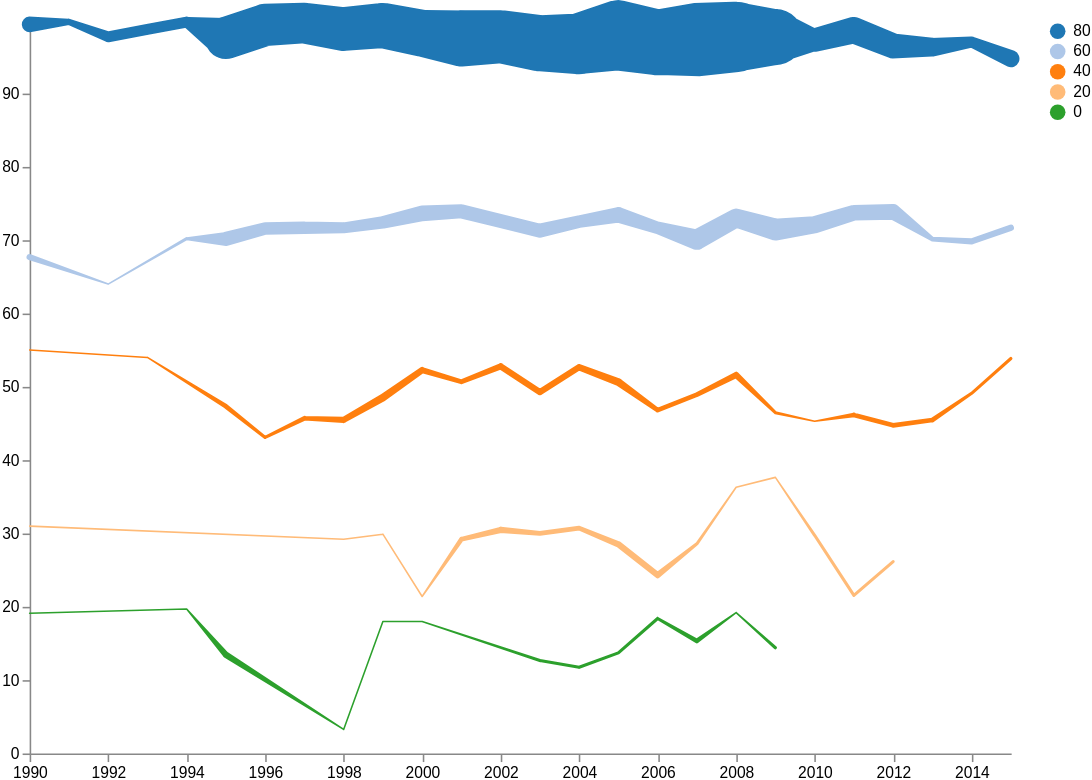

Write the Vega-Lite specification saved for this chart.
### Vega specification from a JSON file in a GitHub repository (floating-point values rounded to 4 significant figures; data arrays with more than 128 entries replaced by an {"elided": "..."} marker saying what was removed)
{"$schema": "https://vega.github.io/schema/vega/v3.0.json", "width": 700, "height": 500, "autosize": {"type": "fit", "resize": true, "contains": "padding"}, "data": [{"name": "source", "values": {"elided": "958 records"}}, {"name": "table", "source": "source", "transform": [{"type": "formula", "expr": "1", "as": "quantity"}, {"type": "bin", "field": "value", "extent": [0, 100], "maxbins": 5}, {"type": "aggregate", "groupby": ["year", "bin0"], "fields": ["value", "quantity"], "ops": ["average", "sum"], "as": ["average", "nb"]}, {"type": "collect", "sort": {"field": ["bin0", "year"], "order": ["descending", "ascending"]}}]}], "scales": [{"name": "xScale", "type": "linear", "domain": {"data": "table", "field": "year"}, "range": "width", "zero": false}, {"name": "yScale", "type": "linear", "domain": {"data": "table", "field": "average"}, "range": "height", "zero": true}, {"name": "colorScale", "type": "ordinal", "domain": {"data": "table", "field": "bin0"}, "range": {"scheme": "category20"}}], "marks": [{"type": "group", "from": {"facet": {"data": "table", "groupby": ["bin0"], "name": "area"}}, "marks": [{"type": "trail", "from": {"data": "area"}, "encode": {"update": {"x": {"scale": "xScale", "field": "year"}, "y": {"scale": "yScale", "field": "average"}, "fill": {"scale": "colorScale", "field": "bin0"}, "size": {"field": "nb"}}}}]}], "axes": [{"scale": "xScale", "orient": "bottom", "format": "f"}, {"scale": "yScale", "orient": "left"}], "legends": [{"fill": "colorScale", "orient": "right"}]}
